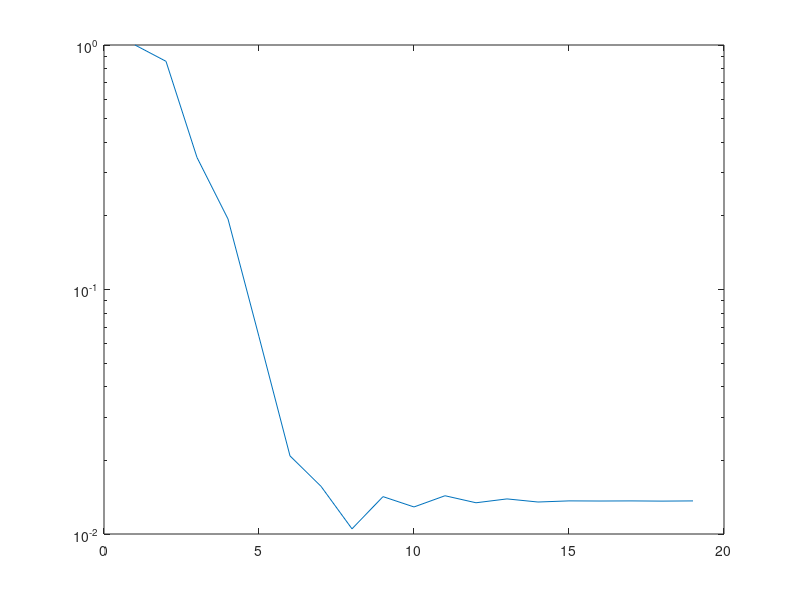

MATLAB code to generate this figure:
clear;
close all;
clc

L=3000;

x(1)=0;
x(2)=0;
f(1)=0;
f(2)=0;

u=normrnd(0,1,[1,L]);

for i=3:L
    x(i) =0.18*x(i-1) -0.44*x(i-2) +0.58*u(i-1) +0.41*u(i-2);
end

v=normrnd(0,0.2,[1,L]);

for i=3:L
    f(i) = x(i) -0.45*x(i)^2 +0.25*x(i)^3;
end

y =f +v;

%%
na =2;
nb =2;
ng =3;
n0 =na +nb +ng -1;
Y = y(3:L)';
% x_hat(1,:) = normrnd(0,0.6,[1,L]);
% x2=x_hat;
x_hat(1,:) = zeros(1,L);
theta(:,1) = 1e-6*ones(n0,1);

for k =2:50
    
    for t=3:L
        fs = [ -x_hat(k-1,t-1:-1:t-na) u(t-1:-1:t-nb) ];
        
        for g=2:ng
            fg(1,g-1) = x_hat(k-1,t)^g;
        end
        fi(:,t-na,k-1) = [fs fg]';
    end
    
    theta(:,k) = (fi(:,:,k-1)*fi(:,:,k-1)' +0.1*eye(n0))^-1 *fi(:,:,k-1) *Y;
    
    x_hat(k,na+1:end) = (fi(1:na+nb,:,k-1)' * theta(1:na+nb ,k) )';
    
    if norm(theta(:,k)-theta(:,k-1))<0.0001
        break;
    end
    
end

t=[-0.18 0.44 0.58 0.41 -0.45 0.25]';
delta =(sqrt(sum((theta-t).^2))/norm(t));

k
theta(:,k)
t

semilogy(1:k,delta);
